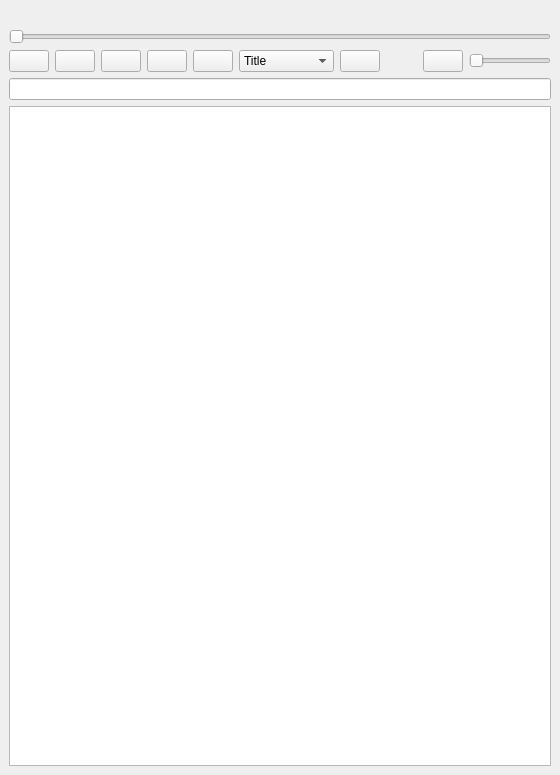
<?xml version="1.0" encoding="UTF-8"?>
<ui version="4.0">
 <class>MainWindow</class>
 <widget class="QMainWindow" name="MainWindow">
  <property name="geometry">
   <rect>
    <x>0</x>
    <y>0</y>
    <width>560</width>
    <height>775</height>
   </rect>
  </property>
  <property name="sizePolicy">
   <sizepolicy hsizetype="Fixed" vsizetype="Preferred">
    <horstretch>0</horstretch>
    <verstretch>0</verstretch>
   </sizepolicy>
  </property>
  <property name="contextMenuPolicy">
   <enum>Qt::DefaultContextMenu</enum>
  </property>
  <property name="windowTitle">
   <string>osu! Player</string>
  </property>
  <widget class="QWidget" name="centralwidget">
   <layout class="QVBoxLayout" name="verticalLayout_2">
    <item>
     <layout class="QVBoxLayout" name="verticalLayout">
      <property name="sizeConstraint">
       <enum>QLayout::SetDefaultConstraint</enum>
      </property>
      <item>
       <widget class="QLabel" name="song_info_label">
        <property name="text">
         <string/>
        </property>
       </widget>
      </item>
      <item>
       <widget class="QSlider" name="song_progress_slider">
        <property name="orientation">
         <enum>Qt::Horizontal</enum>
        </property>
       </widget>
      </item>
      <item>
       <layout class="QHBoxLayout" name="horizontalLayout">
        <item>
         <widget class="QPushButton" name="stop_resume_pushbutton">
          <property name="enabled">
           <bool>true</bool>
          </property>
          <property name="text">
           <string/>
          </property>
          <property name="icon">
           <iconset>
            <normaloff>play.svg</normaloff>play.svg</iconset>
          </property>
         </widget>
        </item>
        <item>
         <widget class="QPushButton" name="former_song_pushbutton">
          <property name="text">
           <string/>
          </property>
          <property name="icon">
           <iconset>
            <normaloff>former.svg</normaloff>former.svg</iconset>
          </property>
         </widget>
        </item>
        <item>
         <widget class="QPushButton" name="next_song_pushbutton">
          <property name="text">
           <string/>
          </property>
          <property name="icon">
           <iconset>
            <normaloff>next.svg</normaloff>next.svg</iconset>
          </property>
         </widget>
        </item>
        <item>
         <widget class="QPushButton" name="play_mode_pushbutton">
          <property name="text">
           <string/>
          </property>
          <property name="icon">
           <iconset>
            <normaloff>random.svg</normaloff>random.svg</iconset>
          </property>
         </widget>
        </item>
        <item>
         <widget class="QPushButton" name="menu_pushbutton">
          <property name="text">
           <string/>
          </property>
          <property name="icon">
           <iconset>
            <normaloff>menu.svg</normaloff>menu.svg</iconset>
          </property>
         </widget>
        </item>
        <item>
         <widget class="QComboBox" name="sort_combobox">
          <item>
           <property name="text">
            <string>Title</string>
           </property>
          </item>
          <item>
           <property name="text">
            <string>Artist</string>
           </property>
          </item>
          <item>
           <property name="text">
            <string>Time Added</string>
           </property>
          </item>
          <item>
           <property name="text">
            <string>Length</string>
           </property>
          </item>
         </widget>
        </item>
        <item>
         <widget class="QPushButton" name="sort_direction_pushbutton">
          <property name="text">
           <string/>
          </property>
          <property name="icon">
           <iconset>
            <normaloff>up.svg</normaloff>up.svg</iconset>
          </property>
         </widget>
        </item>
        <item>
         <spacer name="horizontalSpacer">
          <property name="orientation">
           <enum>Qt::Horizontal</enum>
          </property>
          <property name="sizeHint" stdset="0">
           <size>
            <width>40</width>
            <height>20</height>
           </size>
          </property>
         </spacer>
        </item>
        <item>
         <widget class="QPushButton" name="mute_pushbutton">
          <property name="text">
           <string/>
          </property>
          <property name="icon">
           <iconset>
            <normaloff>volume2.svg</normaloff>volume2.svg</iconset>
          </property>
         </widget>
        </item>
        <item>
         <widget class="QSlider" name="volume_slider">
          <property name="sizePolicy">
           <sizepolicy hsizetype="Expanding" vsizetype="Fixed">
            <horstretch>0</horstretch>
            <verstretch>0</verstretch>
           </sizepolicy>
          </property>
          <property name="orientation">
           <enum>Qt::Horizontal</enum>
          </property>
         </widget>
        </item>
       </layout>
      </item>
      <item>
       <widget class="QLineEdit" name="search_lineedit"/>
      </item>
      <item>
       <widget class="QListWidget" name="beatmapitem_listwidget"/>
      </item>
     </layout>
    </item>
   </layout>
  </widget>
  <action name="action_Browse">
   <property name="text">
    <string>&amp;Browse</string>
   </property>
  </action>
  <action name="action_Random_Seed">
   <property name="text">
    <string>&amp;Random Seed</string>
   </property>
  </action>
 </widget>
 <resources/>
 <connections/>
</ui>
